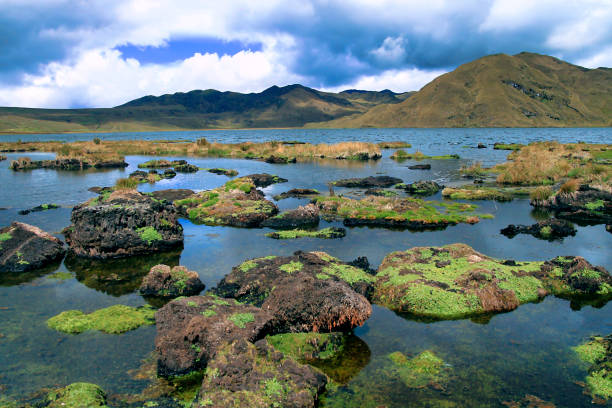
//> input picture codigo/p02_opencv/original.jpg, 612 x 408 px
$ ./main original.jpg   (built with g++ and OpenCV 4)
//> lines starting //> are read from the running program, lines starting //| are printed output that depends on the picture; after the words box and inside, x2 and y2 are one past the last pixel; in counts of white or black regions, pixels touching at a corner belong together
#include <iostream>
#include <opencv2/opencv.hpp>

using namespace std;
using namespace cv;

int main(int argc, char** argv) {
    // Verificar que se proporcionó una ruta de imagen
    if (argc < 2) {
        cout << "Uso: " << argv[0] << " <ruta_imagen>" << endl;
        return -1;
    }

    // 1. CARGAR IMAGEN
    Mat imagen_original = imread(argv[1]);
//> imagen_original is the input picture: 408 rows x 612 cols, CV_8UC3; mean B, G, R 119.2, 120.3, 102.6
    if (imagen_original.empty()) {
        cout << "Error: No se pudo cargar la imagen" << endl;
        return -1;
    }
    cout << "Imagen cargada: " << imagen_original.size() << endl;
//| Imagen cargada: [612 x 408]

    // 2. CONVERSIÓN A ESCALA DE GRISES
    Mat imagen_gris;
    cvtColor(imagen_original, imagen_gris, COLOR_BGR2GRAY);
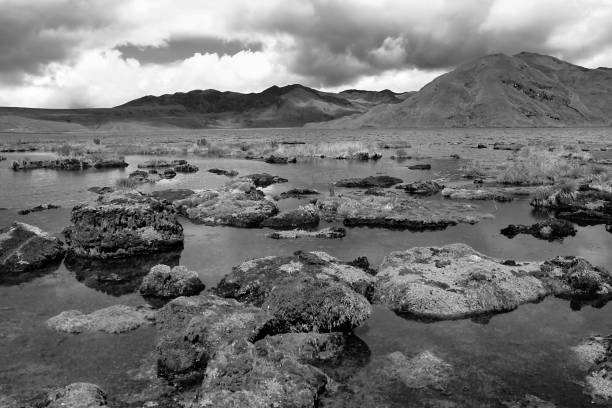
//> imagen_gris: 408 rows x 612 cols, CV_8UC1; min 0, max 255, mean 114.9

    // 3. APLICAR DESENFOQUE GAUSSIANO (reduce ruido)
    Mat imagen_desenfocada;
    GaussianBlur(imagen_gris, imagen_desenfocada, Size(5, 5), 0);

    // 4. DETECCIÓN DE BORDES (Canny)
    Mat bordes;
    Canny(imagen_desenfocada, bordes, 50, 150);
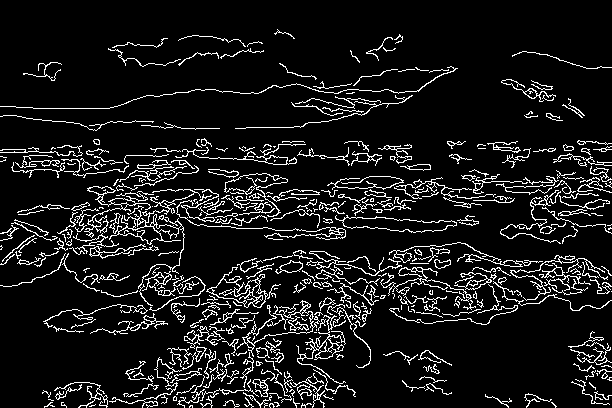
//> bordes: 408 rows x 612 cols, CV_8UC1; 9.7% white in thin lines or dots

    // 5. UMBRALIZACIÓN (Binarización)
    Mat imagen_binaria;
    threshold(imagen_gris, imagen_binaria, 127, 255, THRESH_BINARY);
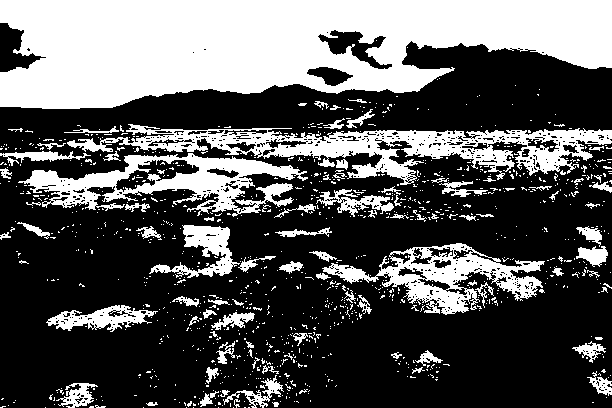
//> imagen_binaria: 408 rows x 612 cols, CV_8UC1; 34.8% white; 1073 white regions (983 under 20 px)

    // 6. DETECCIÓN DE CONTORNOS
    vector<vector<Point>> contornos;
    findContours(bordes.clone(), contornos, RETR_EXTERNAL, CHAIN_APPROX_SIMPLE);
//> contornos = 379 contours, 285 with area under 20; largest, box (x1, y1, x2, y2) and area: (335, 215, 457, 233) 1078, (206, 267, 268, 308) 922, (109, 189, 201, 306) 881, (296, 315, 346, 384) 390, (84, 186, 151, 238) 387

    // Dibujar contornos sobre la imagen original
    Mat imagen_contornos = imagen_original.clone();
    drawContours(imagen_contornos, contornos, -1, Scalar(0, 255, 0), 2);
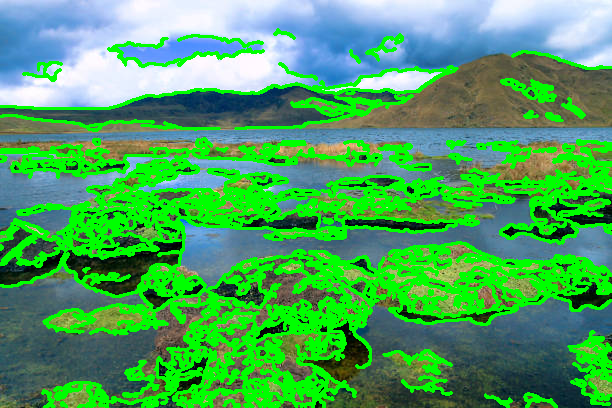
//> imagen_contornos: 408 rows x 612 cols, CV_8UC3; mean B, G, R 95.2, 164.5, 75.2
    cout << "Contornos detectados: " << contornos.size() << endl;
//| Contornos detectados: 379

    // 7. HISTOGRAMA
    Mat histograma;
    int histSize = 256;
    float range[] = {0, 256};
    const float* histRange = {range};
    calcHist(&imagen_gris, 1, 0, Mat(), histograma, 1, &histSize, &histRange);
//> histograma = 256 values, max 2277 at index 96, min 3 at index 255, mean 975.4

    // Visualizar histograma
    int hist_w = 512, hist_h = 400;
    int bin_w = cvRound((double)hist_w / histSize);
    Mat imagenHistograma(hist_h, hist_w, CV_8UC3, Scalar(0, 0, 0));
    normalize(histograma, histograma, 0, imagenHistograma.rows, NORM_MINMAX);
//> histograma = 256 values, max 400 at index 96, min 0 at index 255, mean 171

    for(int i = 1; i < histSize; i++) {
        line(imagenHistograma,
             Point(bin_w*(i-1), hist_h - cvRound(histograma.at<float>(i-1))),
             Point(bin_w*i, hist_h - cvRound(histograma.at<float>(i))),
             Scalar(255, 255, 255), 2);
    }
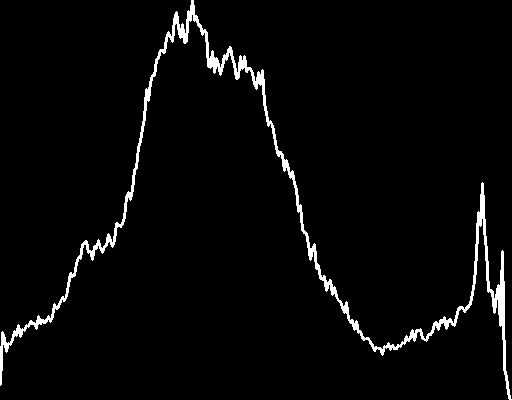
//> imagenHistograma: 400 rows x 512 cols, CV_8UC3; 3% white; 1 white region, box (x1, y1, x2, y2) and area: (0, 0, 512, 400) 6198

    // 8. REDIMENSIONAR IMAGEN
    Mat imagen_redimensionada;
    resize(imagen_original, imagen_redimensionada, Size(800, 600));
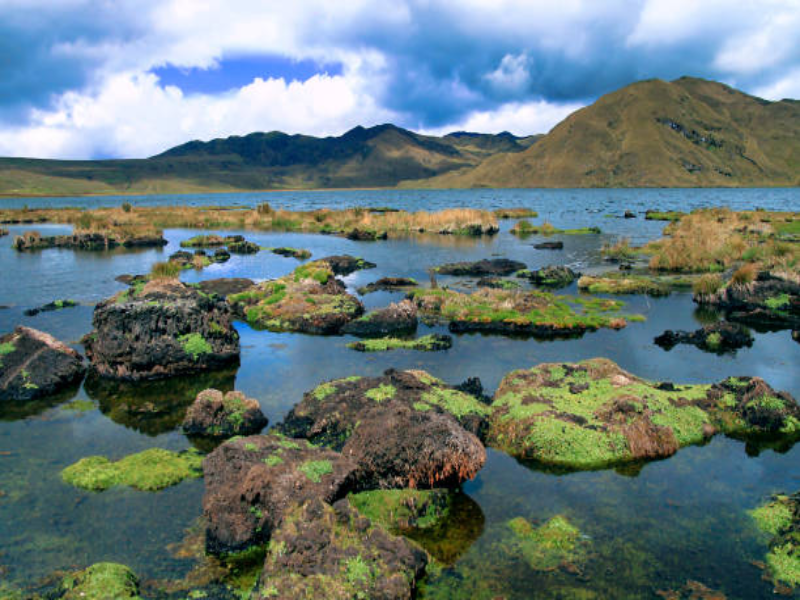
//> imagen_redimensionada: 600 rows x 800 cols, CV_8UC3; mean B, G, R 119.1, 120.2, 102.5

    // MOSTRAR TODAS LAS IMÁGENES PROCESADAS
    imshow("1. Original", imagen_original);
    imshow("2. Escala de Grises", imagen_gris);
    imshow("3. Desenfoque Gaussiano", imagen_desenfocada);
    imshow("4. Detección de Bordes (Canny)", bordes);
    imshow("5. Binarización", imagen_binaria);
    imshow("6. Contornos Detectados", imagen_contornos);
    imshow("7. Histograma", imagenHistograma);
    imshow("8. Redimensionada", imagen_redimensionada);

    cout << "\nPresiona cualquier tecla para cerrar las ventanas..." << endl;
    waitKey(0);
    destroyAllWindows();

    // GUARDAR RESULTADOS
    imwrite("resultado_gris.jpg", imagen_gris);
    imwrite("desenfoque_gaussiano.jpg", imagen_desenfocada);
    imwrite("resultado_bordes.jpg", bordes);
    imwrite("resultado_binaria.jpg", imagen_binaria);
    imwrite("resultado_contornos.jpg", imagen_contornos);
    imwrite("resultado_histograma.jpg", imagenHistograma);
    imwrite("resultado_redimensionada.jpg", imagen_redimensionada);


    cout << "\nImágenes guardadas exitosamente!" << endl;

    return 0;
}
